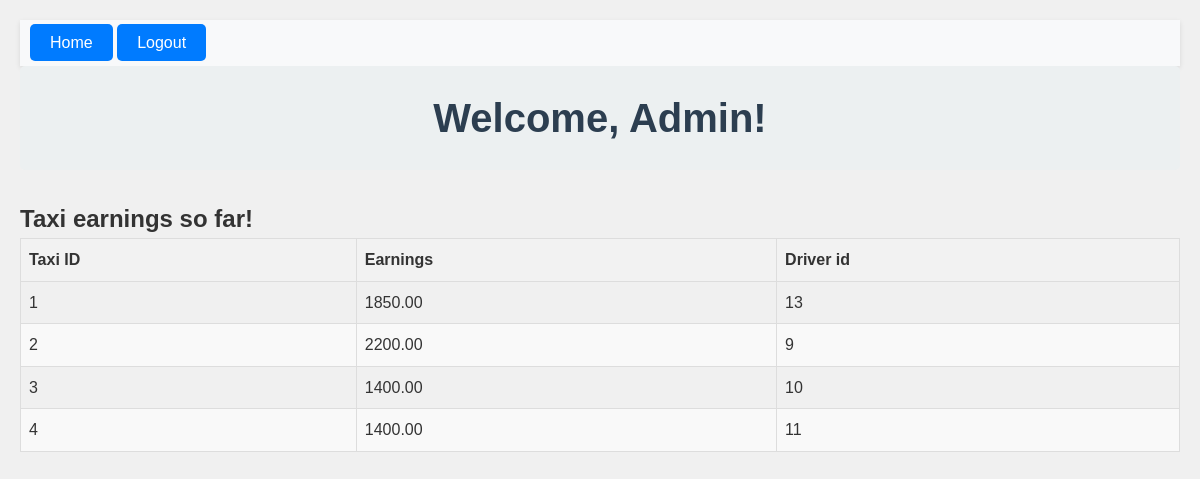
Page /display_taxis/ (signed in) on the committed database.
### bookings/models.py (models this page shows, shortened)
class Taxi(models.Model):
    taxi_id = models.AutoField(primary_key=True)
    driver = models.OneToOneField(User, on_delete=models.SET_NULL, null=True, related_name='assigned_taxi')
    current_location = models.CharField(max_length=1, choices=[('A', 'A'), ('B', 'B'), ('C', 'C'), ('D', 'D'), ('E', 'E'), ('F', 'F')],default='A')
    earnings = models.DecimalField(max_digits=10, decimal_places=2, default=0.0)
    location_index = models.IntegerField(default=0)

### bookings/decorators.py (the view)
    def wrap(request, *args, **kwargs):
        if request.user.is_superuser:
            return function(request, *args, **kwargs)
        else:
            messages.error(request, "You do not have permission to view this page.")
            return redirect(reverse('index'))

### bookings/views.py (called while the page is built)
@admin_required
def display_taxis(request):
    if not request.user.is_superuser:
        messages.error(request,'You do not have permission to view this page.')
        return redirect('login')
    taxis = Taxi.objects.all().order_by('taxi_id')
    context = {
        'taxis': taxis,
        'user_role': 'Admin'
    }
    return render(request, 'total_taxis.html',context)

### bookings/templates/total_taxis.html (shortened to what this page needs)
{% extends 'base.html' %}
{% block content %}
<body>
    <header>
        <h1>Welcome, {{ user_role }}!</h1>
    <main>
        <h2>Taxi earnings so far!</h2>
        <table>
            <thead>
                <tr>
                    <th>Taxi ID</th>
                    <th>Earnings</th>
                    <th>Driver id</th>
                </tr>
            </thead>
            <tbody>
                {% for taxi in taxis %}
                <tr>
                    <td>{{ taxi.taxi_id }}</td>
                    <td>{{ taxi.earnings }}</td>
                    <td>{{ taxi.driver_id }}</td>
                </tr>
                {% endfor %}
            </tbody>
        </table>
    </main>
</body>
{% endblock %}

### bookings/static/styles.css (style rules this page uses)
table { width: 100%; border-collapse: collapse; }
th, td { border: 1px solid #ddd; padding: 8px; text-align: left; }
th { background-color: #f2f2f2; }
tr:nth-child(even) { background-color: #f9f9f9; }
* { margin: 0; padding: 0; box-sizing: border-box; font-family: Arial, sans-serif; }
body { background-color: #f0f0f0; color: #333; line-height: 1.6; padding: 20px; }
h1 { font-size: 2.5em; color: #2c3e50; background-color: #ecf0f1; padding: 20px; text-align: center; border-radius: 5px; margin-bottom: 30px; }

### rows in the picture
Taxi: taxi_id "1", earnings "1850.00", driver_id "13"
Taxi: taxi_id "2", earnings "2200.00", driver_id "9"
Taxi: taxi_id "3", earnings "1400.00", driver_id "10"
Taxi: taxi_id "4", earnings "1400.00", driver_id "11"

### other values in the picture
{{ user_role }} "Admin"
